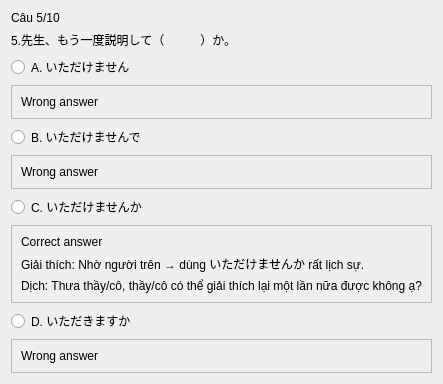
               <widget class="QWidget" name="page_11">
                <layout class="QVBoxLayout" name="verticalLayout_64">
                 <item>
                  <widget class="QLabel" name="label_92">
                   <property name="text">
                    <string>Câu 5/10</string>
                   </property>
                  </widget>
                 </item>
                 <item>
                  <widget class="QLabel" name="label_93">
                   <property name="text">
                    <string>5.先生、もう一度説明して（　　　）か。</string>
                   </property>
                  </widget>
                 </item>
                 <item>
                  <widget class="QRadioButton" name="radioButton_41">
                   <property name="text">
                    <string>A. いただけません</string>
                   </property>
                  </widget>
                 </item>
                 <item>
                  <widget class="QFrame" name="frame_57">
                   <property name="frameShape">
                    <enum>QFrame::StyledPanel</enum>
                   </property>
                   <property name="frameShadow">
                    <enum>QFrame::Raised</enum>
                   </property>
                   <layout class="QVBoxLayout" name="verticalLayout_65">
                    <item>
                     <widget class="QLabel" name="label_116">
                      <property name="text">
                       <string>Wrong answer</string>
                      </property>
                     </widget>
                    </item>
                   </layout>
                  </widget>
                 </item>
                 <item>
                  <widget class="QRadioButton" name="radioButton_42">
                   <property name="text">
                    <string>B. いただけませんで</string>
                   </property>
                  </widget>
                 </item>
                 <item>
                  <widget class="QFrame" name="frame_58">
                   <property name="frameShape">
                    <enum>QFrame::StyledPanel</enum>
                   </property>
                   <property name="frameShadow">
                    <enum>QFrame::Raised</enum>
                   </property>
                   <layout class="QVBoxLayout" name="verticalLayout_66">
                    <item>
                     <widget class="QLabel" name="label_117">
                      <property name="text">
                       <string>Wrong answer</string>
                      </property>
                     </widget>
                    </item>
                   </layout>
                  </widget>
                 </item>
                 <item>
                  <widget class="QRadioButton" name="radioButton_43">
                   <property name="text">
                    <string>C. いただけませんか</string>
                   </property>
                  </widget>
                 </item>
                 <item>
                  <widget class="QFrame" name="frame_59">
                   <property name="frameShape">
                    <enum>QFrame::StyledPanel</enum>
                   </property>
                   <property name="frameShadow">
                    <enum>QFrame::Raised</enum>
                   </property>
                   <layout class="QVBoxLayout" name="verticalLayout_67">
                    <item>
                     <widget class="QLabel" name="label_120">
                      <property name="text">
                       <string>Correct answer</string>
                      </property>
                     </widget>
                    </item>
                    <item>
                     <widget class="QLabel" name="label_119">
                      <property name="text">
                       <string>Giải thích: Nhờ người trên → dùng いただけませんか rất lịch sự.</string>
                      </property>
                     </widget>
                    </item>
                    <item>
                     <widget class="QLabel" name="label_118">
                      <property name="text">
                       <string>Dịch: Thưa thầy/cô, thầy/cô có thể giải thích lại một lần nữa được không ạ?</string>
                      </property>
                     </widget>
                    </item>
                   </layout>
                  </widget>
                 </item>
                 <item>
                  <widget class="QRadioButton" name="radioButton_44">
                   <property name="text">
                    <string>D. いただきますか</string>
                   </property>
                  </widget>
                 </item>
                 <item>
                  <widget class="QFrame" name="frame_60">
                   <property name="frameShape">
                    <enum>QFrame::StyledPanel</enum>
                   </property>
                   <property name="frameShadow">
                    <enum>QFrame::Raised</enum>
                   </property>
                   <layout class="QVBoxLayout" name="verticalLayout_68">
                    <item>
                     <widget class="QLabel" name="label_121">
                      <property name="text">
                       <string>Wrong answer</string>
                      </property>
                     </widget>
                    </item>
                   </layout>
                  </widget>
                 </item>
                </layout>
               </widget>
